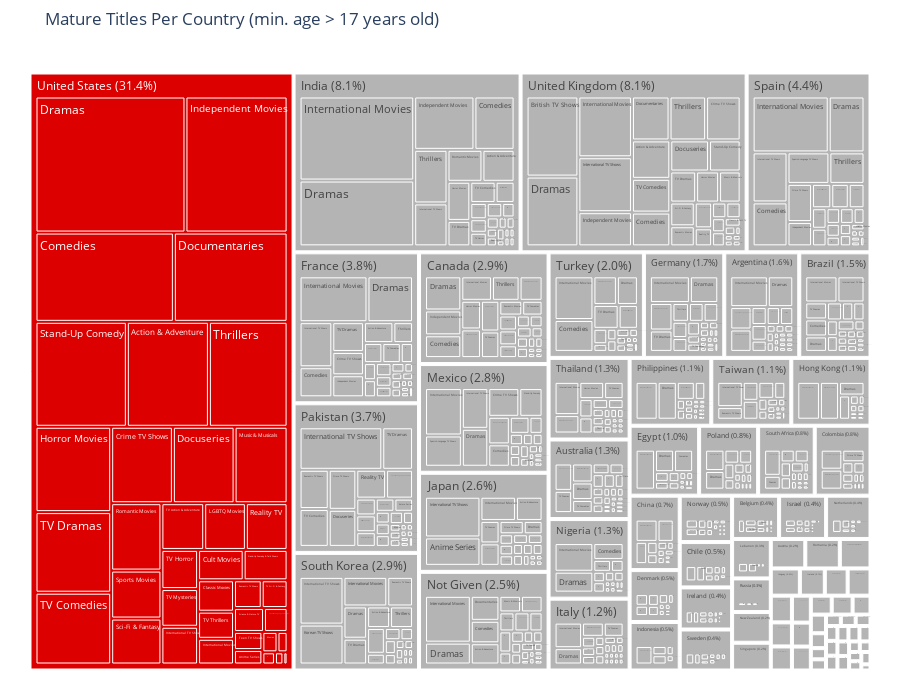

The notebook cell saved with this chart:
### Markdown cell above
## Design
- United States rot, rest grau
- Kategorie als Age>=17 abkürzen im Titel
- top x Coutnries als Zahl
- von wievieln Coutnries total

## Story
- Faden überlegen, wie Chart1 (ist effektiv ein Shift passiert? Ja) -> Chart4 (Einfluss pro Land auf Netflix) verknüpft werden kann
- USA hat Netflix contentmässig auf jeden Fall sehr stark beeinflusst im Bereich Mature-Content.
- Hypothese1: Gibt es in USA Ängste von Klagen je nach COntent oder sind USA einfach generell prüder?

### Code cell
import plotly.express as px

# Datensatz filtern
min_age = 17
df_mature = df_netflix.query('rating_age >= @min_age')
df_mature_exp = df_mature.explode('genres_list')

# Nur gültige Einträge
df_mature_exp = df_mature_exp.dropna(subset=["country", "genres_list"])

# Top-Land bestimmen
country_counts = df_mature_exp['country'].value_counts()
top_country = country_counts.index[0]
total_titles = country_counts.sum()

# Anteil berechnen
country_percent = (country_counts / total_titles * 100).round(1)

# Optional: neues Label mit Anteil erstellen
df_mature_exp['country_label'] = df_mature_exp['country'].apply(
    lambda c: f"{c} ({country_percent[c]}%)" if c in country_percent else c
)

# Farbdict erstellen
color_map = {c: "rgb(220,0,0)" if c == top_country else "rgb(180,180,180)"
             for c in df_mature_exp["country"].unique()}

# Treemap
fig = px.treemap(
    df_mature_exp,
    path=["country_label", "genres_list"],  # hier Labels mit Anteil
    color="country",
    color_discrete_map=color_map,
    title=f"Mature Titles Per Country (min. age > {min_age} years old)"
)

fig.update_layout(
    margin=dict(t=50, l=25, r=25, b=25),
    height=700
)

fig.show()

### Figure 1 — Plotly figure (JSON) as saved in the notebook; plotly's stock layout.template omitted (floating-point values rounded to 4 significant figures; data arrays with more than 128 entries replaced by an {"elided": "..."} marker saying what was removed)
{"data": [{"branchvalues": "total", "customdata": {"elided": "978x1 str values"}, "domain": {"x": [0, 1], "y": [0, 1]}, "hovertemplate": "labels=%{label}<br>count=%{value}<br>parent=%{parent}<br>id=%{id}<br>country=%{customdata[0]}<extra></extra>", "ids": {"elided": "978 str values"}, "labels": {"elided": "978 str values"}, "marker": {"colors": {"elided": "978 str values"}}, "name": "", "parents": {"elided": "978 str values"}, "type": "treemap", "values": {"elided": "978 int values"}}], "layout": {"height": 700, "legend": {"tracegroupgap": 0}, "margin": {"b": 25, "l": 25, "r": 25, "t": 50}, "title": {"text": "Mature Titles Per Country (min. age > 17 years old)"}}}
